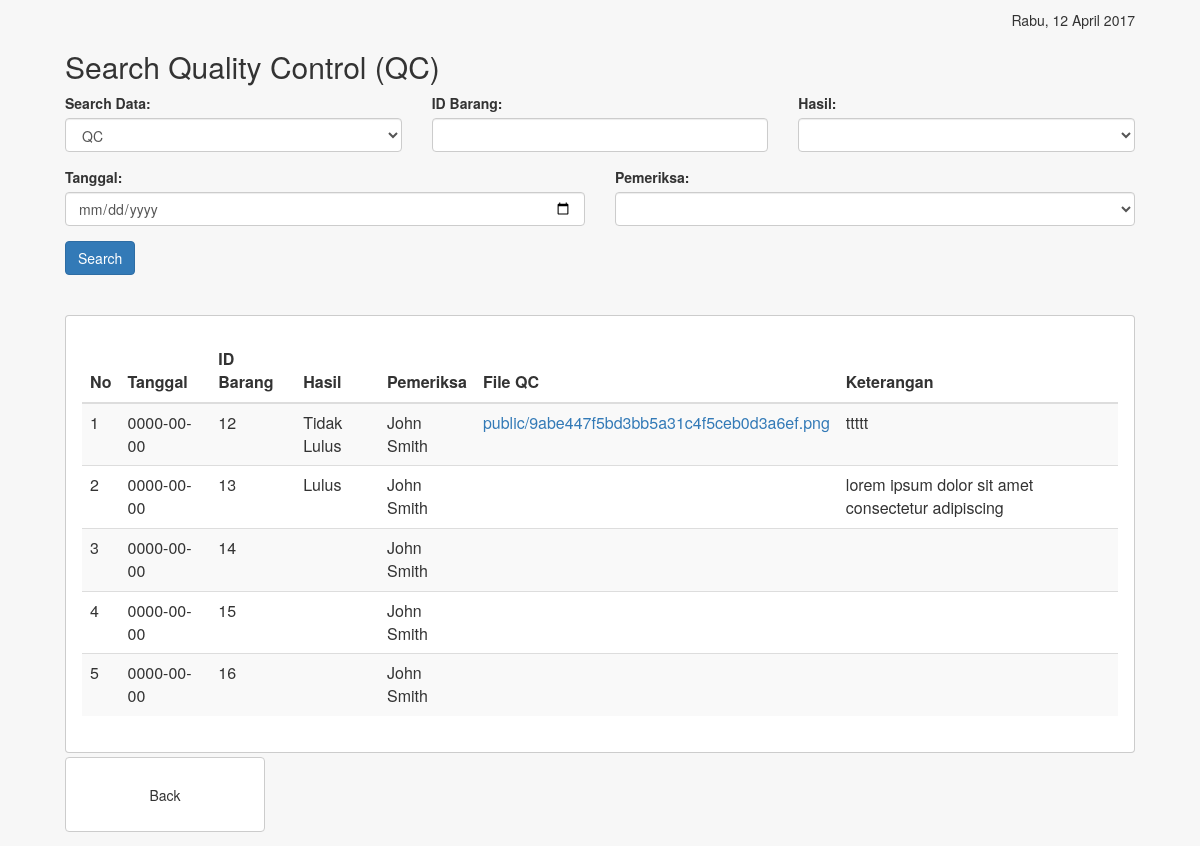
The app's page /search-qc.php with its own data.
### tables this page shows
CREATE TABLE `Barang` (
  `ID` int(11) NOT NULL AUTO_INCREMENT,
  `Status` varchar(255) NOT NULL,
  `Nama` varchar(511) NOT NULL,
  `Tanggal_Masuk` date NOT NULL,
  `R_diperiksa_Hasil` text NOT NULL,
  `R_diperiksa_Tanggal` date NOT NULL,
  `R_diperiksa_Data_QC` varchar(511) NOT NULL,
  `R_diperiksa_Keterangan` text NOT NULL,
  `E_Pegawai_ID` int(11) NOT NULL,
  `E_Pengambilan_ID` int(11) NOT NULL,
  `E_Jenis_ID` int(11) NOT NULL,
  PRIMARY KEY (`ID`)
);

CREATE TABLE `Pegawai` (
  `ID` int(11) NOT NULL AUTO_INCREMENT,
  `Nama` varchar(511) NOT NULL,
  PRIMARY KEY (`ID`)
);

### module/DatabaseHelper.php (called while the page is built, shortened)
<?php
	class DatabaseHelper{
		private $servername;
		private $username;
		private $password;
		private $dbname;
	    function __construct($serverName, $databaseName, $username, $password){
	    	$this->servername 	= $serverName;
	        $this->dbname 		= $databaseName;
	        $this->username 	= $username;
	        $this->password 	= $password;
	    }
		public function DoQuery($query){
			$conn = new mysqli(
						$this->servername,
						$this->username,
						$this->password,
						$this->dbname
					);
			$hasil = $conn->query($query);
			$errorDB = "";
			$last_id = isset($conn->insert_id) ? $conn->insert_id : NULL;
			if($hasil){
				$arrResult = array();
				if(isset($hasil->num_rows))
					if($hasil->num_rows > 0)
						while($row = $hasil->fetch_assoc())
							array_push($arrResult, $row);
			    return (object)array(
			    	'error' => false,
			    	'data' => $arrResult,
			    	'last_id' => $last_id
			    );
			}
		    return (object)array(
		    	'error' => true,
		    	'data' => $errorDB,
		    	'last_id' => NULL
		    );
		}
	}
?>

### module/PengolahPegawai.php (called while the page is built, shortened)
<?php
	require_once('DatabaseHelper.php');
	class PengolahPegawai{
		private $dbhelper;
	    function __construct(DatabaseHelper $dbhelper){
	    	$this->dbhelper = $dbhelper;
	    }
	    public function all(){
	    	return $this->dbhelper->DoQuery("SELECT * FROM Pegawai;");
	    }
	}
?>

### module/PengolahBarang.php (called while the page is built, shortened)
<?php
	require_once('DatabaseHelper.php');
	class PengolahBarang{
		private $dbhelper;
	    function __construct(DatabaseHelper $dbhelper){
	    	$this->dbhelper = $dbhelper;
	    }
	    public function allQCWithParams($id, $hasil, $tanggal, $idpegawai){
	    	$q = "SELECT
		    		Barang.R_diperiksa_Tanggal AS Tanggal_QC,
		    		Barang.ID AS ID_Barang,
		    		Barang.R_diperiksa_Hasil AS Hasil_QC,
		    		Pegawai.Nama AS Pemeriksa,
		    		Barang.R_diperiksa_Data_QC AS File_QC,
		    		Barang.R_diperiksa_Keterangan AS Keterangan
	    		  FROM Barang
	    		  JOIN Pegawai
	    		  ON Barang.E_Pegawai_ID = Pegawai.ID";
	    	return $this->dbhelper->DoQuery($q);
	    }
	}
?>

### search-qc.php (the view, shortened to what this page needs)
<?php
    require_once('module/PengolahBarang.php');
    $dbHost = "localhost";
    $dbName = "ef_manufacture";
    $dbUser = "root";
    $dbPass = "";
    $dbhelper = new DatabaseHelper($dbHost, $dbName, $dbUser, $dbPass);
    $pb = new PengolahBarang($dbhelper);
    $hasil = $pb->allQCWithParams($_GET['idbarang'], $_GET['hasil'], $_GET['tanggal'], $_GET['idpegawai']);
?>
<DOCTYPE! html>
<html>
    <header>
        <link rel="stylesheet" href="css/bootstrap.min.css">
        <link rel="stylesheet" href="css/edit.css">
        <div class="date"></div>
    </header>
    <body>
        <div class="container-fluid edit">
            <div class="row">
                <div class="col-md-12">
                    <h2>
                        Search Quality Control (QC)
                    </h2>
                </div>
            </div><div class="row">
                <div class="col-md-12">
                    <form action="" method="GET">
                        <div class="row">
                            <div class="col-md-4">
                                <div class="form-group search-barang">
                                    <label for="tipe">Search Data:</label>
                                    <select class="form-control" name="datamasukan" id="tipe">
                                        <option value="qc" selected>QC</option>
                                    </select>
                                </div>
                            </div>
                            <div class="col-md-4">
                                <div class="form-group">
                                    <label for="id-barang">ID Barang:</label>
                                    <input type="text" class="form-control" name="idbarang" id="idbarang" value="<?php echo $_GET['idbarang']; ?>">
                                </div>
                            </div>
                            <div class="col-md-4">
                                <div class="form-group search-barang">
                                    <label for="tipe">Hasil:</label>
                                    <select class="form-control" name="hasil">
                                        <option value="" <?php echo ($_GET['hasil'] == '') ? 'selected' : ''; ?>></option>
                                        <option value="Lulus" <?php echo ($_GET['hasil'] == 'Lulus') ? 'selected' : ''; ?>>Lulus</option>
                                    </select>
                                </div>
                            </div>
                        </div>
                        <div class="row">
                            <div class="col-md-6">
                                <div class="form-group">
                                    <label for="tanggal">Tanggal:</label>
                                    <input type="date" class="form-control" name="tanggal" id="tanggal" <?php echo $_GET['tanggal']; ?>>
                                </div>
                            </div>
                            <div class="col-md-6">
                                <div class="form-group">
                                    <label for="pemeriksa">Pemeriksa:</label>
                                    <select class="form-control" name="idpegawai" id="pemeriksa">
                                        <option value="" <?php echo ($_GET['hasil'] == '') ? 'selected' : ''; ?>></option>
                                    <?php
                                        require('module/PengolahPegawai.php');
                                        $dbHost = "localhost";
                                        $dbName = "ef_manufacture";
                                        $dbUser = "root";
                                        $dbPass = "";
                                        $dbhelper = new DatabaseHelper($dbHost, $dbName, $dbUser, $dbPass);
                                        $pp = new PengolahPegawai($dbhelper);
                                        $res = $pp->all();
                                        foreach ($res->data as $pegawai){
                                            echo '<option value="' . $pegawai['ID'] . '" ' . (($_GET['idpegawai'] == $pegawai['ID']) ? 'selected' : '') . '>' . $pegawai['Nama'] . '</option>' . "\n";
                                        }
                                    ?>
                                    </select>
                                </div>
                            </div>
                        </div>
                        <div class="row">
                            <div class="col-md-12">
                                <input type="submit" class="btn btn-primary" value="Search" />
                            </div>
                            <br/>
                            <br/>
                            <br/>
                        </div>
                    </form>
                    <div class="row main-data">
                        <div class="col-md-12">
                            <table class="table table-striped">
                                <thead>
                                    <tr>
                                        <th>No</th>
                                        <th>Tanggal</th>
                                        <th>ID Barang</th>
                                        <th>Hasil</th>
                                        <th>Pemeriksa</th>
                                        <th>File QC</th>
                                        <th>Keterangan</th>
                                    </tr>
                                </thead>
                                <tbody>
                                <?php
                                    $i = 0;
                                    foreach($hasil->data as $baris){
                                        $i++;
                                ?>
                                    <tr>
                                        <td><?php echo $i; ?></td>
                                        <td><?php echo $baris['Tanggal_QC']; ?></td>
                                        <td><?php echo $baris['ID_Barang']; ?></td>
                                        <td><?php echo $baris['Hasil_QC']; ?></td>
                                        <td><?php echo $baris['Pemeriksa']; ?></td>
                                        <td><a href="<?php echo $baris['File_QC']; ?>"><?php echo $baris['File_QC']; ?></a></td>
                                        <td><?php echo $baris['Keterangan']; ?></td>
                                    </tr>
                                <?php
                                    }
                                ?>
                                </tbody>
                            </table>
                        </div>
                    </div>
                    <div class="row main-button">
                        <div class="col-md-6 left">
                            <button class="btn btn-default" id="back-button">Back</button>
                        </div>
                        <div class="col-md-6 right">
                        </div>
                    </div>
                </div>
            </div>
        </div>
    </body>
</html>

### css/edit.css (style rules this page uses)
.date { margin: 0px 15px 0 0; float: right; }
body { margin: 10px 50px 10px 50px; }
table tr td { padding-bottom: 25px; }
.btn-default { height: 75px; width: 200px; }

### search-qc.php (style rules this page uses)
body { background-color: rgba(0, 0, 0, .03); }
.main-data { margin: 0px; padding: 16px; padding-top: 24px; border: solid 1px rgba(0, 0, 0, .2); overflow-y: auto; vertical-align: top; border-radius: 4px; background-color: white; }
.main-data .col-md-12 { vertical-align: top; padding: 0px; }
.main-button { margin: 4px 0px; }
.main-button .left, .main-button .right { margin: 0px; padding: 0; text-align: left; }
.main-button .left button { float: left; margin-right: 4px; }
button { height: 75px; width: 200px; }

### records on screen
barang: R_diperiksa_Tanggal "0000-00-00", ID "12", R_diperiksa_Hasil "Tidak Lulus", pegawai.Nama "John Smith", R_diperiksa_Data_QC "public/9abe447f5bd3bb5a31c4f5ceb0d3a6ef.png", R_diperiksa_Keterangan "ttttt"
barang: R_diperiksa_Tanggal "0000-00-00", ID "13", R_diperiksa_Hasil "Lulus", pegawai.Nama "John Smith", R_diperiksa_Keterangan "lorem ipsum dolor sit amet consectetur adipiscing"
barang: R_diperiksa_Tanggal "0000-00-00", ID "14", pegawai.Nama "John Smith"
barang: R_diperiksa_Tanggal "0000-00-00", ID "15", pegawai.Nama "John Smith"
barang: R_diperiksa_Tanggal "0000-00-00", ID "16", pegawai.Nama "John Smith"
